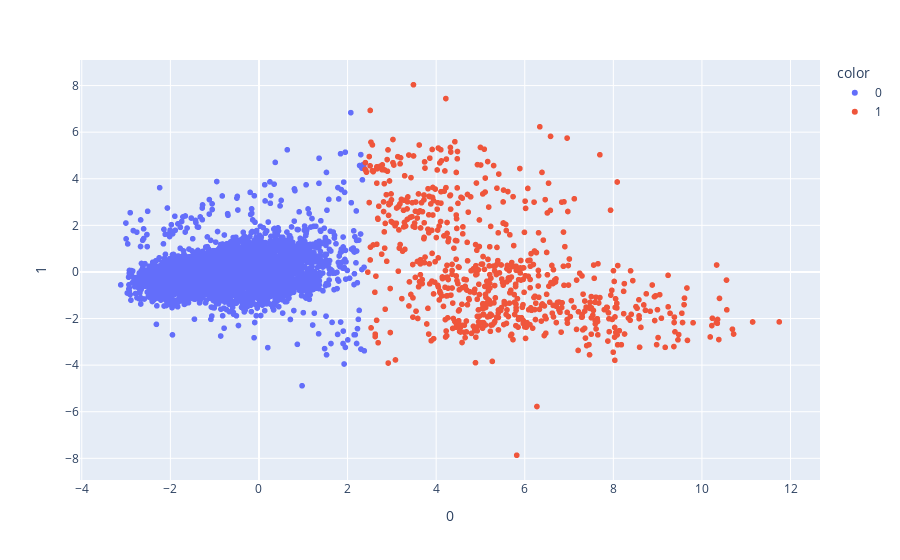

The notebook cell saved with this chart:
### Code cell
labels = kmeans.predict(num_data_pca[[0,1]]).astype(str)

fig = px.scatter(num_data_pca,x=0, y=1,color=labels)


fig.update_traces(marker=dict(size=6,
                              ))
fig.show()

### Figure 1 — Plotly figure (JSON) as saved in the notebook; plotly's stock layout.template omitted (floating-point values rounded to 4 significant figures; data arrays with more than 128 entries replaced by an {"elided": "..."} marker saying what was removed)
{"data": [{"hovertemplate": "color=0<br>0=%{x}<br>1=%{y}<extra></extra>", "legendgroup": "0", "marker": {"color": "#636efa", "size": 6, "symbol": "circle"}, "mode": "markers", "name": "0", "showlegend": true, "type": "scattergl", "x": {"elided": "5316 float values"}, "xaxis": "x", "y": {"elided": "5316 float values"}, "yaxis": "y"}, {"hovertemplate": "color=1<br>0=%{x}<br>1=%{y}<extra></extra>", "legendgroup": "1", "marker": {"color": "#EF553B", "size": 6, "symbol": "circle"}, "mode": "markers", "name": "1", "showlegend": true, "type": "scattergl", "x": {"elided": "684 float values"}, "xaxis": "x", "y": {"elided": "684 float values"}, "yaxis": "y"}], "layout": {"legend": {"title": {"text": "color"}, "tracegroupgap": 0}, "margin": {"t": 60}, "xaxis": {"anchor": "y", "domain": [0, 1], "title": {"text": "0"}}, "yaxis": {"anchor": "x", "domain": [0, 1], "title": {"text": "1"}}}}
